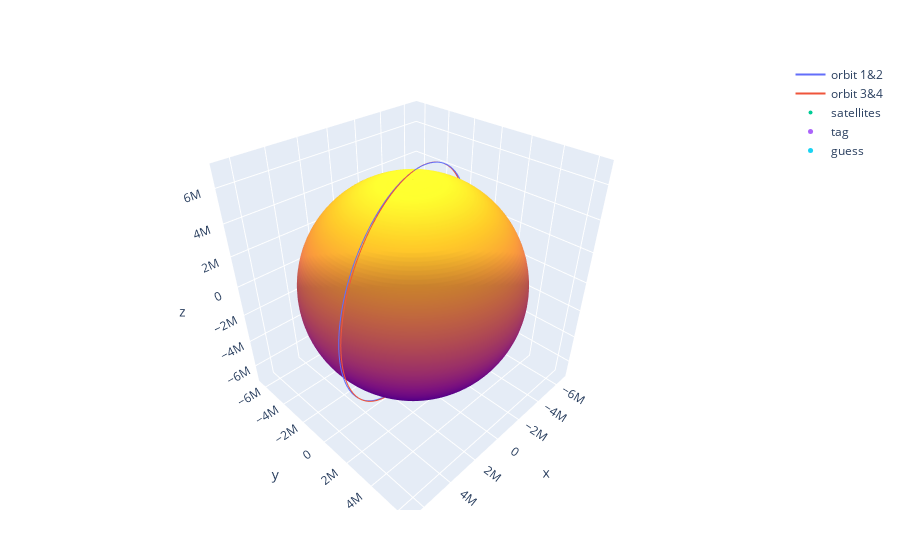

The notebook cell saved with this chart:
### Code cell
#Plot Satellite 1 and 2 Orbit
sat1 = scatter(x=eci_1[1,:], y=eci_1[2,:], z=eci_1[3,:], type="scatter3d", mode="lines", name="orbit 1&2")

#Plot Satellite 3 and 4 Orbit
sat3 = scatter(x=eci_3[1,:], y=eci_3[2,:], z=eci_3[3,:], type="scatter3d", mode="lines", name="orbit 3&4")

#Plot all 4 satellite initial positions
satellites = scatter(x=[eci_1[1,1],eci_2[1,1], eci_3[1,1], eci_4[1,1]], y=[eci_1[2,1],eci_2[2,1], eci_3[2,1], eci_4[2,1]],z=[eci_1[3,1],eci_2[3,1], eci_3[3,1], eci_4[3,1]], mode="markers", marker_size = 4, type="scatter3d", name="satellites")

#Plot Tag position
tag = scatter(x = [r0[1], r0[1]], y = [r0[2], r0[2]], z = [r0[3], r0[3]], type="scatter3d", name="tag", mode="markers", marker_size=5)

#Plot the Guess
guess = scatter(x = [xyz[1], xyz[1]], y = [xyz[2], xyz[2]], z = [xyz[3], xyz[3]], type="scatter3d", name="guess", mode="markers", marker_size=5)

#Plotting the sphere (Earth)
n = 100
u = range(-π, π; length = n)
v = range(0, π; length = n)
x = cos.(u) * sin.(v)'
y = sin.(u) * sin.(v)' 
z = ones(n) * cos.(v)' 

earth = surface(z=z*6371000, x=x*6371000, y=y*6371000, showscale = false)

plot([sat1,sat3, satellites, tag, earth, guess])

### Figure 1 — Plotly figure (JSON) as saved in the notebook; plotly's stock layout.template omitted (floating-point values rounded to 4 significant figures; data arrays with more than 128 entries replaced by an {"elided": "..."} marker saying what was removed)
{"data": [{"mode": "lines", "name": "orbit 1&2", "type": "scatter3d", "x": {"elided": "5670 float values"}, "y": {"elided": "5670 float values"}, "z": {"elided": "5670 float values"}}, {"mode": "lines", "name": "orbit 3&4", "type": "scatter3d", "x": {"elided": "5670 float values"}, "y": {"elided": "5670 float values"}, "z": {"elided": "5670 float values"}}, {"marker": {"size": 4}, "mode": "markers", "name": "satellites", "type": "scatter3d", "x": [-6291000.0, -6571000.0, -6365000.0, -6585000.0], "y": [-1663000.0, -1722000.0, -1797000.0, -1845000.0], "z": [-2216000.0, -1054000.0, -1873000.0, -697100.0]}, {"marker": {"size": 5}, "mode": "markers", "name": "tag", "type": "scatter3d", "x": [-6174000.0, -6174000.0], "y": [-1602000.0, -1602000.0], "z": [0, 0]}, {"showscale": false, "type": "surface", "x": {"elided": "100x100 float values"}, "y": {"elided": "100x100 float values"}, "z": {"elided": "100x100 float values"}}, {"marker": {"size": 5}, "mode": "markers", "name": "guess", "type": "scatter3d", "x": [-6013000.0, -6013000.0], "y": [-1637000.0, -1637000.0], "z": [-1360000.0, -1360000.0]}], "layout": {"margin": {"b": 50, "l": 50, "r": 50, "t": 60}}}
